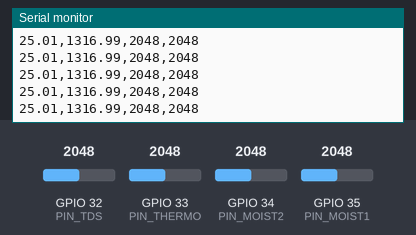
Bench run of a sketch on a simulated ESP32. On the bench: the last lines printed to the serial monitor. The inputs (shaded band) are chosen by the test bench; at power-on: GPIO 32 (PIN_TDS) = 2048, GPIO 33 (PIN_THERMO) = 2048, GPIO 34 (PIN_MOIST2) = 2048, GPIO 35 (PIN_MOIST1) = 2048.

Above: at 1.2 s.
1.3 s: GPIO 32 (PIN_TDS) set to 2866
2.8 s: GPIO 33 (PIN_THERMO) set to 2866
At 3.8 s:
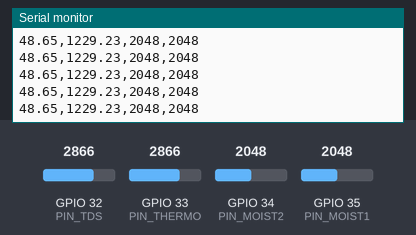
4.3 s: GPIO 34 (PIN_MOIST2) set to 2866
At 5.1 s:
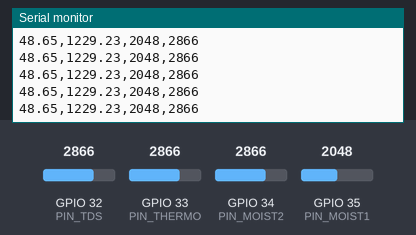
5.8 s: GPIO 35 (PIN_MOIST1) set to 2866
At 6.6 s:
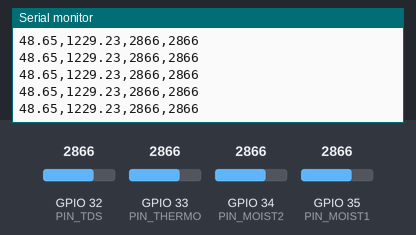
7.3 s: GPIO 32 (PIN_TDS) set to 3972
At 8.3 s:
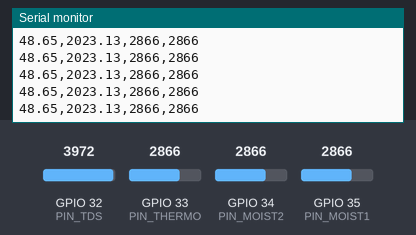
8.8 s: GPIO 33 (PIN_THERMO) set to 3972
At 9.9 s:
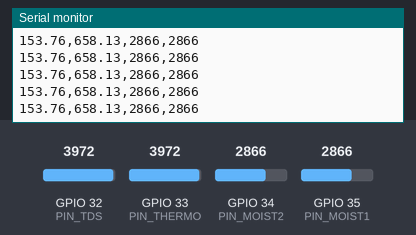
Timing chart, 0 to 11.3 s (numbered marks = the images above; inputs shaded):
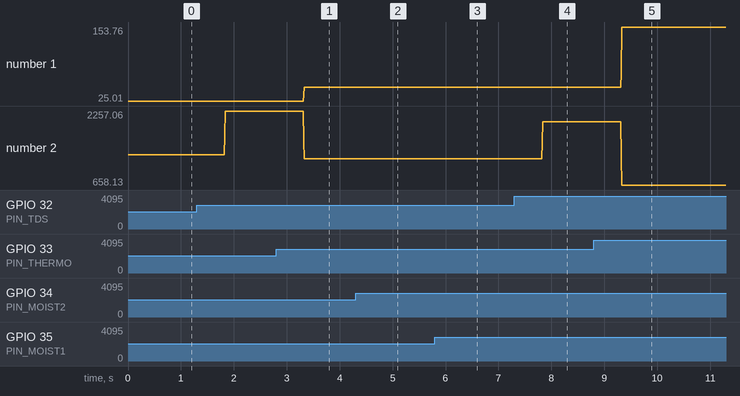

Measured:
- after the input at 2.8 s, the serial monitor: prints a new line after 0.52 s (image 1)
- after the input at 4.3 s, the serial monitor: prints a new line at once (image 2)
- after the input at 5.8 s, the serial monitor: prints a new line at once (image 3)
- after the input at 7.3 s, the serial monitor: prints a new line after 0.53 s (image 4)
- after the input at 8.8 s, the serial monitor: prints a new line after 0.52 s (image 5)
- plotted number 1: 25.01 → 48.65 after the input at 2.8 s, 48.65 → 153.76 after the input at 8.8 s
- plotted number 2: 1316.99 → 2257.06 after the input at 1.3 s, 2257.06 → 1229.23 after the input at 2.8 s, 1229.23 → 2023.13 after the input at 7.3 s, 2023.13 → 658.13 after the input at 8.8 s

The sketch:

soil_sensors.ino
```cpp
/* Soil sensors
Arduino UNO
  サーミスタ
  TDSセンサ
  土壌水分センサー
  + microSD?
*/
#include "Median.h"

enum PIN_NUM {
  PIN_THERMO = 33,
  PIN_TDS = 32,
  PIN_MOIST1 = 35,
  PIN_MOIST2 = 34
};

namespace THERMO {
const float B_COEFFICIENT = 3435.0;        // B定数
const float NOMINAL_RESISTANCE = 10000.0;  // 25℃での基準抵抗値 (10kΩ)
const float NOMINAL_TEMPERATURE = 25.0;    // 基準温度 (25℃)
const float SERIES_RESISTANCE = 10000.0;   // 分圧用固定抵抗 (10kΩ)
const float ADC_MAX_VALUE = 4095.0;        // 12bit ADCの最大カウント値
int buffer[100];
Median<int> median{buffer,100};

};
//Median_create(int,100,thermo_med};

namespace TDS {
const float VREF = 3.3;
const int SCOUNT = 30;
const float tds2ec = 2;
int buffer[100];
Median<int> median{buffer,100};
};
//Median_create(int,100,tds_med};

float calc_temperature(int adcValue) {
  float resistance = THERMO::SERIES_RESISTANCE * ((THERMO::ADC_MAX_VALUE / (float)adcValue) - 1.0);
  // B定数に基づいた温度計算（ステインハート・ハートの簡易式）
  float steinhart;
  steinhart = resistance / THERMO::NOMINAL_RESISTANCE;        // (R/Ro)
  steinhart = log(steinhart);                                 // ln(R/Ro)
  steinhart /= THERMO::B_COEFFICIENT;                         // 1/B * ln(R/Ro)
  steinhart += 1.0 / (THERMO::NOMINAL_TEMPERATURE + 273.15);  // + 1/To
  steinhart = 1.0 / steinhart;                                // 逆数をとってケルビン温度(K)に変換
  float temperatureC = steinhart - 273.15;                    // 摂氏(℃)に変換
  return temperatureC;
}


float calc_tds(int adcvalue, float temperature) {
  float Voltage = adcvalue * (float)TDS::VREF / 4096.0;

  //temperature compensation formula: fFinalResult(25^C) = fFinalResult(current)/(1.0+0.02*(fTP-25.0));
  float compensationCoefficient = 1.0 + 0.02 * (temperature - 25.0);
  //temperature compensation
  float compensationVoltage = Voltage / compensationCoefficient;

  //convert voltage value to tds value
  float tdsValue = (133.42 * compensationVoltage * compensationVoltage * compensationVoltage - 255.86 * compensationVoltage * compensationVoltage + 857.39 * compensationVoltage) * 0.5;
  return tdsValue;
}

void setup() {
  Serial.begin(115200);
  THERMO::median.init();
  TDS::median.init();
}

void loop() {
  float temp = calc_temperature(THERMO::median.calc(analogRead(PIN_THERMO)));
  float ec = calc_tds(TDS::median.calc(analogRead(PIN_TDS)), temp) * TDS::tds2ec;
  Serial.print(temp,2);
  Serial.print(",");
  Serial.print(ec,2);
  Serial.print(",");
  Serial.print(analogRead(PIN_MOIST1));
  Serial.print(",");
  Serial.print(analogRead(PIN_MOIST2));
  Serial.println();
  delay(10);
}
```

Median.h
```cpp
//#ifndef _MEDIAN_H_
//#define _MEDIAN_H_
#pragma once

// 移動中央値演算器 (省メモリ版)
template<typename TYPE>
class Median {
public:
  TYPE value;  // 中央値

private:
  TYPE* buff;    // リングバッファ
  int size;      // リングバッファのサイズ
  int index;     // リングバッファのインデックス
  TYPE m1;       // 中央値(小) (偶数個の場合に使用)
  TYPE m2;       // 中央値(大) (偶数個の場合に使用)
  bool isFirst;  // 最初のサンプルか？

public:
  // コンストラクタ
  // buff: リングバッファ
  // size: リングバッファのサイズ
  Median(TYPE* buff, int size) {
    this->buff = buff;
    this->size = size;
    this->isFirst = true;
  }

  // 初期化する
  void init() {
    isFirst = true;
    value = 0;
  }

  // 中央値を計算する
  // input_val: 入力データ
  // return: 中央値
  TYPE calc(TYPE input_val) {
    if (isFirst) {
      // 最初のデータのときリングバッファと中央値を初期化する
      for (int i = 0; i < size; i++) {
        buff[i] = input_val;
      }
      value = input_val;
      m1 = m2 = input_val;
      index = 0;
      isFirst = false;
    } else {
      // いちばん古いデータを捨てて新しいデータを入れる
      TYPE old_val = buff[index];
      buff[index] = input_val;

      // 奇数個の場合
      if ((size & 1) != 0) {
        // 現在の中央値より大きい値が入り、現在の中央値以下の値が出たとき
        if ((input_val > value) && (old_val <= value)) {
          // 現在の中央値の次に小さいのが次の中央値
          int hcnt, ecnt;
          TYPE n = next_min(value, &hcnt, &ecnt);
          // ただし現在の中央値より大きい値が過半数でないなら現在の中央値はダブっているので更新しない
          if (hcnt > (size / 2)) {
            value = n;
          }
        }
        // 現在の中央値より小さい値が入り、現在の中央値以上の値が出たとき
        else if ((input_val < value) && (old_val >= value)) {
          // 現在の中央値の次に大きいのが次の中央値
          int lcnt, ecnt;
          TYPE n = next_max(value, &lcnt, &ecnt);
          // ただし現在の中央値より小さい値が過半数でないなら現在の中央値はダブっているので更新しない
          if (lcnt > (size / 2)) {
            value = n;
          }
        }
      }
      // 偶数個の場合
      else {
        // 現在の中央値(大)より大きい値が入り、現在の中央値(大)以下の値が出たとき
        if ((input_val > m2) && (old_val <= m2)) {
          int hcnt, ecnt;
          TYPE n = next_min(m2, &hcnt, &ecnt);
          if (hcnt == (size / 2)) {
            if (m2 != old_val) {
              m1 = m2;
            }
            m2 = n;
            value = (m2 + m1) / 2;
          } else if ((hcnt + ecnt) > (size / 2)) {
            m1 = m2;
            value = m2;
          }
        }
        // 現在の中央値(小)より小さい値が入り、現在の中央値(小)以上の値が出たとき
        else if ((input_val < m1) && (old_val >= m1)) {
          int lcnt, ecnt;
          TYPE n = next_max(m1, &lcnt, &ecnt);
          if (lcnt == (size / 2)) {
            if (m1 != old_val) {
              m2 = m1;
            }
            m1 = n;
            value = (m2 + m1) / 2;
          } else if ((lcnt + ecnt) > (size / 2)) {
            m2 = m1;
            value = m1;
          }
        }
        // 中央値(大)を新しい値にする場合
        else if ((input_val < m2) && (old_val >= m2)) {
          m2 = input_val;
          value = (m2 + m1) / 2;
        }
        // 中央値(小)を新しい値にする場合
        else if ((input_val > m1) && (old_val <= m1)) {
          m1 = input_val;
          value = (m2 + m1) / 2;
        }
      }
      // index更新
      index++;
      if (index >= size) index = 0;
    }
    return value;
  }
private:
  // mの次に小さい値を探す (ダブりを考慮)
  // hcnt: mより大きい値の数
  // ecnt: mと等しい値の数
  TYPE next_min(TYPE m, int* hcnt, int* ecnt) {
    // mより大きい中で最小の値を探す
    *hcnt = 0;
    *ecnt = 0;
    TYPE n = 0;
    bool first = true;
    for (int i = 0; i < size; i++) {
      TYPE x = buff[i];
      if (x > m) {
        (*hcnt)++;
        if (first) {
          first = false;
          n = x;
        } else if (x < n) {
          n = x;
        }
      } else if (x == m) {
        (*ecnt)++;
      }
    }
    return n;
  }

  // mの次に大きい値を探す (ダブりを考慮)
  // lcnt: mより小さい値の数
  // ecnt: mと等しい値の数
  TYPE next_max(TYPE m, int* lcnt, int* ecnt) {
    // mより小さい中で最大の値を探す
    *lcnt = 0;
    *ecnt = 0;
    TYPE n = 0;
    bool first = true;
    for (int i = 0; i < size; i++) {
      TYPE x = buff[i];
      if (x < m) {
        (*lcnt)++;
        if (first) {
          first = false;
          n = x;
        } else if (x > n) {
          n = x;
        }
      } else if (x == m) {
        (*ecnt)++;
      }
    }
    return n;
  }
};

//// Medianのインスタンスを生成するマクロ
//#define Median_create(TYPE, size, name) \
//    TYPE _ ## name ## _buff[size]; \
//    Median<TYPE> name(_ ## name ## _buff, size)
//
//#endif
```
